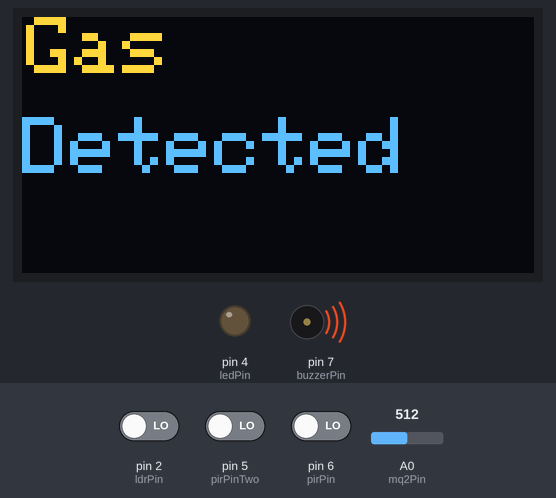
Bench run of a sketch on a simulated Arduino Uno, built with avr-gcc and run on an emulated ATmega328P. Parts: 128×64 one-colour display, output pins drawn as LEDs (lit = HIGH), buzzer (waves = sounding, pin HIGH). The test bench sets the inputs (shaded band); at power-on: pin 2 (ldrPin) LOW, pin 5 (pirPinTwo) LOW, A0 (mq2Pin) = 512, pin 6 (pirPin) LOW. The OLED is the two-colour kind (top 16 rows yellow); what the sketch prints to the serial monitor is not drawn.

Above: at 6.4 s.
6.5 s: pin 2 (ldrPin) driven HIGH
At 10.0 s:
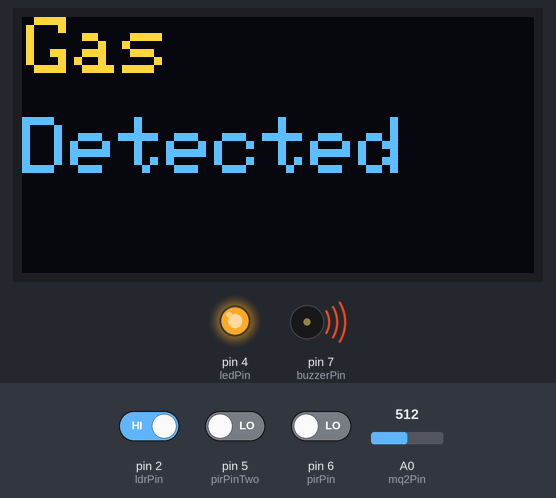
14.3 s: pin 5 (pirPinTwo) driven HIGH
At 16.6 s:
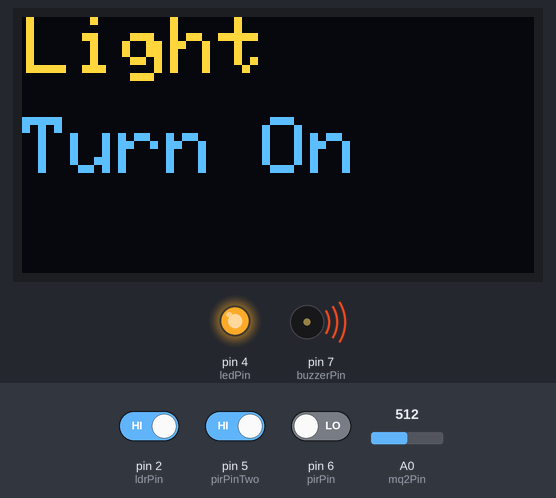
23.9 s: pin 2 (ldrPin) driven LOW
At 28.5 s:
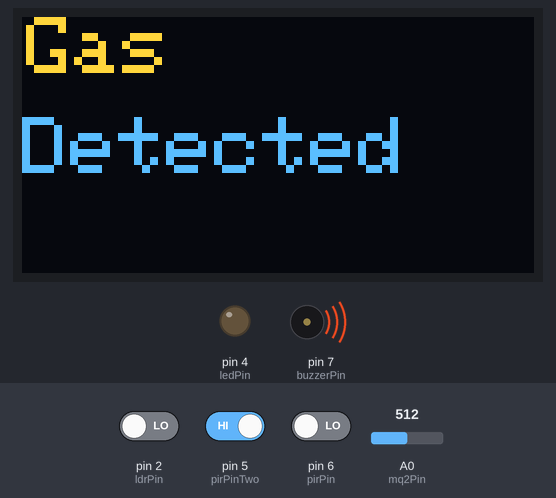
33.5 s: A0 (mq2Pin) set to 96
38.2 s: A0 (mq2Pin) set to 82
45.7 s: pin 5 (pirPinTwo) driven LOW
At 49.0 s:
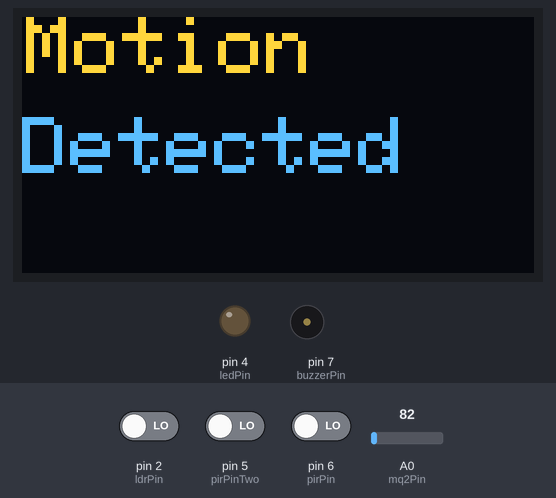
Timing chart, 0 to 50.5 s (numbered marks = the images above; inputs shaded):
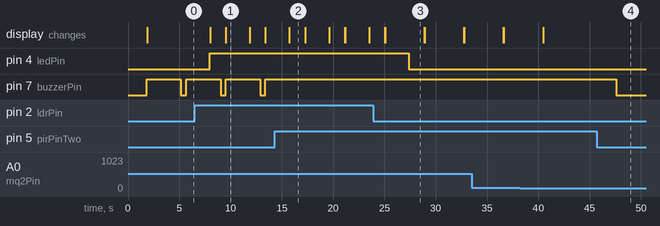

Measured:
- after the input at 6.5 s, pin 4 (ledPin): LOW → HIGH after 1.5 s; the display: first changes after 1.5 s (image 1 shows a later state)
- after the input at 14.3 s, pin 7 (buzzerPin): stops changing and stays HIGH
- after the input at 23.9 s, pin 4 (ledPin): HIGH → LOW after 3.5 s
- after the input at 45.7 s, pin 7 (buzzerPin): HIGH → LOW after 1.9 s
- by itself, pin 7 (buzzerPin): alternates HIGH for 3.4 s and LOW for 0.50 s
- what the display in image 1 shows lasts 2.4 s, from 9.5 s to 11.9 s
- what the display in image 2 shows lasts 1.6 s, from 15.7 s to 17.3 s

The sketch:

Smart-Home.ino
```cpp
//OLED Display libraries
#include <Wire.h>
#include <Adafruit_GFX.h>
#include <Adafruit_SSD1306.h>

//pins
int ldrPin = 2;
int ledPin = 4;
int buzzerPin = 7;
int pirPin = 6;
int pirPinTwo = 5;
#define mq2Pin 0 //Analog A0
Adafruit_SSD1306 oled = Adafruit_SSD1306(128, 64, &Wire); //OLED Display

//Variables
#define Threshold 90
int ldrValue = 0;
int val = 0;
int valTwo = 0;
float sensorValueMQ2;


void setup() {
  Serial.begin(9600);
  pinMode(ldrPin, INPUT);       // declare LDR Sensor as input
  pinMode(ledPin, OUTPUT);         // declare LED as output
  pinMode(buzzerPin, OUTPUT);   // declare buzzer as output
  pinMode(pirPin, INPUT);       // declare PIR Sensor as input
  pinMode(pirPinTwo, INPUT);       // declare PIR Sensor as input
  oled.begin(SSD1306_SWITCHCAPVCC, 0x3C); //OLED Display
  Serial.println("MQ2 warming up!");
}

void  loop() {
  ldrSensor();
  pirSensor();
  gasdetector();

}

void ldrSensor() {
  ldrValue = digitalRead(ldrPin);

  Serial.print("LDR Sensor Value=");
  Serial.println(ldrValue);
  delay(300);

  if (ldrValue == HIGH) {
    digitalWrite(ledPin, HIGH);
    oled.clearDisplay();
    oled.setTextColor(WHITE);
    oled.setTextSize(2);
    oled.setCursor(1, 0);
    oled.print("Light");
    oled.setTextSize(2);
    oled.setCursor(0, 25);
    oled.print("Turn On");
    oled.setTextSize(2);
    oled.display();
    oled.clearDisplay();
  }
  else {
    digitalWrite(ledPin, LOW);
  }
  delay(1000);
}


void pirSensor() {
  //PIR Sensor One
  val = digitalRead(pirPin);
  Serial.print("PIR Sensor Value=");
  Serial.println(val);
  //PIR Senosor Two
  valTwo = digitalRead(pirPinTwo);
  Serial.print("PIR Sensor Value Two=");
  Serial.println(valTwo);

  if (val == HIGH || valTwo == HIGH)
  {
    digitalWrite(buzzerPin, HIGH);
    delay(500);
    oled.clearDisplay();
    oled.setTextColor(WHITE);
    oled.setTextSize(2);
    oled.setCursor(1, 0);
    oled.print("Motion");
    oled.setTextSize(2);
    oled.setCursor(0, 25);
    oled.print("Detected");
    oled.setTextSize(2);
    oled.display();
    oled.clearDisplay();
  }
  else
  {
    digitalWrite(buzzerPin, LOW);
    delay(500);
  }
}


void gasdetector() {
  sensorValueMQ2 = analogRead(mq2Pin);  // read analog input pin 0
  Serial.print("MQ 2 Sensor Value: ");
  Serial.print(sensorValueMQ2);

  if (sensorValueMQ2 > Threshold) {
    Serial.print(" | Gas detected!");
    digitalWrite(buzzerPin, HIGH);
    oled.clearDisplay();
    oled.setTextColor(WHITE);
    oled.setTextSize(2);
    oled.setCursor(1, 0);
    oled.print("Gas");
    oled.setTextSize(2);
    oled.setCursor(0, 25);
    oled.print("Detected");
    oled.setTextSize(2);
    oled.display();
    oled.clearDisplay();
  }
  Serial.println("");
  delay(2000);  // wait 2s for next reading
}
```
